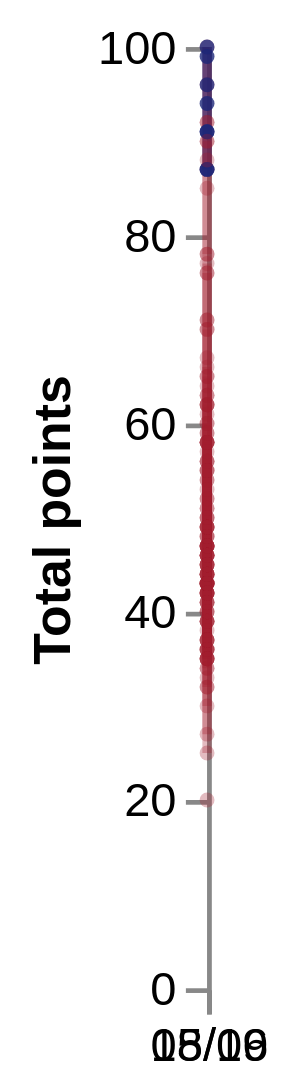

The specification (Vega-Lite) saved for this image:
### Vega specification from a JSON file in a GitHub repository (floating-point values rounded to 4 significant figures; data arrays with more than 128 entries replaced by an {"elided": "..."} marker saying what was removed)
{"$schema": "https://vega.github.io/schema/vega/v5.json", "background": "white", "padding": 5, "height": 200, "style": "cell", "data": [{"name": "selector007_store", "values": [{"unit": "layer_0", "fields": [{"type": "E", "field": "season"}], "values": ["2015/2016"]}]}, {"name": "selector008_store", "values": [{"unit": "layer_0", "fields": [{"type": "E", "field": "Team"}], "values": ["FC Barcelona"]}]}, {"name": "selector009_store", "values": [{"unit": "layer_0", "fields": [{"type": "E", "field": "Team"}], "values": ["Real Madrid CF"]}]}, {"name": "data-1bcb63dbc23ed73f15e9266575b1d168", "values": {"elided": "160 records"}}, {"name": "data_0", "source": "data-1bcb63dbc23ed73f15e9266575b1d168", "transform": [{"type": "formula", "expr": "datum.Team == selector008.Team ? datum.Team : (datum.Team == selector009.Team ? '' + datum.Team : 'Other')", "as": "color"}, {"type": "formula", "expr": "datum.color == 'Other' ? 0 : 1", "as": "opacity"}, {"type": "formula", "expr": "datum.season == '2008/2009' ? '08/09' : (datum.season == '2009/2010' ? '09/10' : datum.season == '2010/2011' ? '10/11' : datum.season == '2011/2012' ? '11/12' : (datum.season == '2012/2013' ? '12/13' : datum.season == '2013/2014' ? '13/14' : datum.season == '2014/2015' ? '14/15' : '15/16'))", "as": "sseason"}]}, {"name": "data_1", "source": "data_0", "transform": [{"type": "formula", "expr": "datum.color == 'Other' ? 0 : 1", "as": "size"}, {"type": "filter", "expr": "isValid(datum[\"opacity\"]) && isFinite(+datum[\"opacity\"]) && isValid(datum[\"size\"]) && isFinite(+datum[\"size\"]) && isValid(datum[\"Points\"]) && isFinite(+datum[\"Points\"])"}]}], "signals": [{"name": "width", "init": "isFinite(containerSize()[0]) ? containerSize()[0] : 400", "on": [{"update": "isFinite(containerSize()[0]) ? containerSize()[0] : 400", "events": "window:resize"}]}, {"name": "unit", "value": {}, "on": [{"events": "mousemove", "update": "isTuple(group()) ? group() : unit"}]}, {"name": "selector009_Team", "init": "\"Real Madrid CF\"", "bind": {"name": "Team B", "element": "#select-team-b"}}, {"name": "selector008_Team", "init": "\"FC Barcelona\"", "bind": {"name": "Team A", "element": "#select-team-a"}}, {"name": "selector007_season", "init": "\"2015/2016\"", "bind": {"name": "Season", "element": "#select-season"}}, {"name": "selector007", "update": "vlSelectionResolve(\"selector007_store\", \"union\")"}, {"name": "selector008", "update": "vlSelectionResolve(\"selector008_store\", \"union\")"}, {"name": "selector009", "update": "vlSelectionResolve(\"selector009_store\", \"union\")"}, {"name": "selector007_tuple", "update": "selector007_season !== null ? {fields: selector007_tuple_fields, values: [selector007_season]} : null"}, {"name": "selector007_tuple_fields", "value": [{"type": "E", "field": "season"}]}, {"name": "selector007_modify", "on": [{"events": {"signal": "selector007_tuple"}, "update": "modify(\"selector007_store\", selector007_tuple, true)"}]}, {"name": "selector008_tuple", "update": "selector008_Team !== null ? {fields: selector008_tuple_fields, values: [selector008_Team]} : null"}, {"name": "selector008_tuple_fields", "value": [{"type": "E", "field": "Team"}]}, {"name": "selector008_modify", "on": [{"events": {"signal": "selector008_tuple"}, "update": "modify(\"selector008_store\", selector008_tuple, true)"}]}, {"name": "selector009_tuple", "update": "selector009_Team !== null ? {fields: selector009_tuple_fields, values: [selector009_Team]} : null"}, {"name": "selector009_tuple_fields", "value": [{"type": "E", "field": "Team"}]}, {"name": "selector009_modify", "on": [{"events": {"signal": "selector009_tuple"}, "update": "modify(\"selector009_store\", selector009_tuple, true)"}]}], "marks": [{"name": "layer_0_pathgroup", "type": "group", "from": {"facet": {"name": "faceted_path_layer_0_main", "data": "data_0", "groupby": ["color", "Team", "opacity"]}}, "encode": {"update": {"width": {"field": {"group": "width"}}, "height": {"field": {"group": "height"}}}}, "marks": [{"name": "layer_0_marks", "type": "line", "style": ["line"], "sort": {"field": "datum[\"sseason\"]"}, "interactive": true, "from": {"data": "faceted_path_layer_0_main"}, "encode": {"update": {"stroke": {"scale": "color", "field": "color"}, "opacity": {"scale": "opacity", "field": "opacity"}, "tooltip": {"signal": "{\"Team\": ''+datum[\"Team\"], \"Points\": format(datum[\"Points\"], \"\")}"}, "x": {"scale": "x", "field": "sseason"}, "y": {"scale": "y", "field": "Points"}, "defined": {"signal": "isValid(datum[\"Points\"]) && isFinite(+datum[\"Points\"])"}}}}]}, {"name": "layer_1_marks", "type": "symbol", "style": ["circle"], "interactive": false, "from": {"data": "data_1"}, "encode": {"update": {"opacity": {"scale": "opacity", "field": "opacity"}, "fill": {"scale": "color", "field": "color"}, "tooltip": {"signal": "{\"Team\": ''+datum[\"Team\"], \"Points\": format(datum[\"Points\"], \"\")}"}, "x": {"scale": "x", "field": "sseason"}, "y": {"scale": "y", "field": "Points"}, "size": [{"test": "!(length(data(\"selector007_store\"))) || (vlSelectionTest(\"selector007_store\", datum))", "scale": "size", "field": "size"}, {"value": 10}], "shape": {"value": "circle"}}}}], "scales": [{"name": "x", "type": "point", "domain": {"fields": [{"data": "data_0", "field": "sseason"}, {"data": "data_1", "field": "sseason"}], "sort": true}, "range": [0, {"signal": "width"}], "padding": 0.5}, {"name": "y", "type": "linear", "domain": {"fields": [{"data": "data_0", "field": "Points"}, {"data": "data_1", "field": "Points"}]}, "range": [{"signal": "height"}, 0], "nice": true, "zero": true}, {"name": "color", "type": "ordinal", "domain": {"fields": [{"data": "data_0", "field": "color"}, {"data": "data_1", "field": "color"}], "sort": true}, "range": ["#1D2778", "#A11F2E", "#858796"]}, {"name": "opacity", "type": "linear", "domain": {"fields": [{"data": "data_0", "field": "opacity"}, {"data": "data_1", "field": "opacity"}]}, "range": [0.3, 0.8], "zero": false}, {"name": "size", "type": "linear", "domain": {"data": "data_1", "field": "size"}, "range": [10, 75], "zero": true}], "axes": [{"scale": "y", "orient": "left", "gridScale": "x", "grid": true, "tickCount": {"signal": "ceil(height/40)"}, "domain": false, "labels": false, "maxExtent": 0, "minExtent": 0, "ticks": false, "zindex": 0}, {"scale": "x", "orient": "bottom", "grid": false, "labelAngle": 0, "labelAlign": "center", "labelBaseline": "top", "labelOverlap": true, "zindex": 0}, {"scale": "y", "orient": "left", "grid": false, "title": "Total points", "labelOverlap": true, "tickCount": {"signal": "ceil(height/40)"}, "zindex": 0}]}
